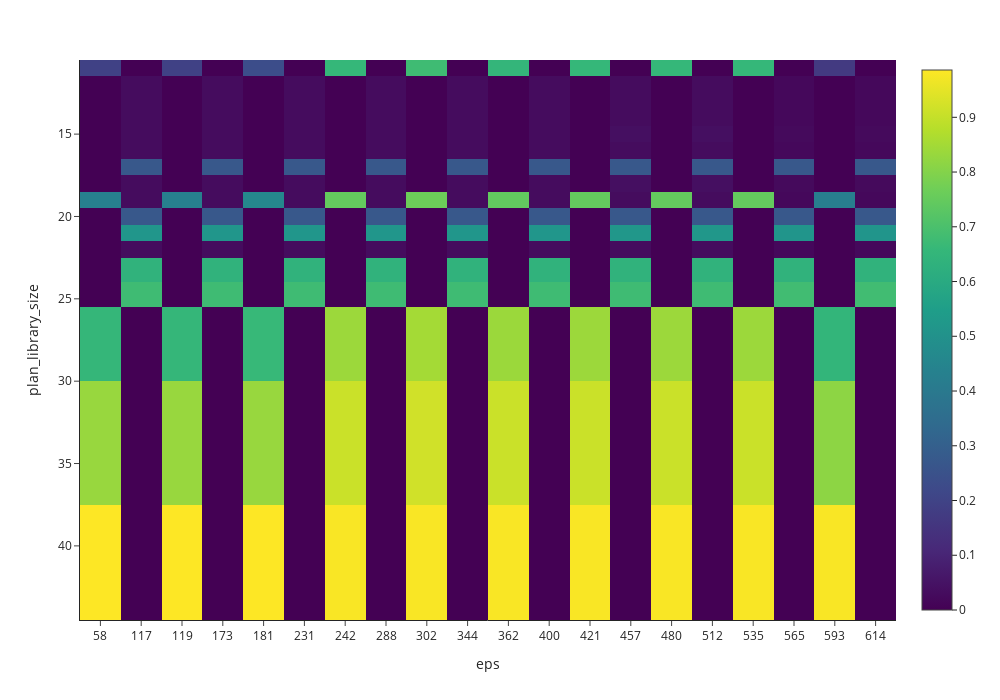

The code cell stored with this chart in its notebook:
### Code cell
# TODO: impacto de aumento de EPS de treino vs impacto de aumento de número de planos na PL

heatmap_df = results_df[['plan_library_size', 'eps', 'final_score']]
heatmap_df = heatmap_df.groupby(['plan_library_size', 'eps']).agg({'final_score': 'mean'}).reset_index()
heatmap_df = heatmap_df.pivot(index='plan_library_size', columns='eps')['final_score'].fillna(0)

fig = px.imshow(heatmap_df, x=heatmap_df.columns, y=heatmap_df.index)
fig.update_layout(width=1000,height=700)
fig.update_xaxes(type='category')
#fig.update_yaxes(type='category')
fig.show()

### Figure 1 — Plotly figure (JSON) as saved in the notebook; plotly's stock layout.template omitted (floating-point values rounded to 4 significant figures; data arrays with more than 128 entries replaced by an {"elided": "..."} marker saying what was removed)
{"data": [{"coloraxis": "coloraxis", "name": "0", "x": [58, 117, 119, 173, 181, 231, 242, 288, 302, 344, 362, 400, 421, 457, 480, 512, 535, 565, 593, 614], "y": [11, 12, 13, 14, 15, 16, 17, 18, 19, 20, 21, 22, 23, 25, 26, 34, 41], "z": {"elided": "17x20 float values"}, "type": "heatmap", "xaxis": "x", "yaxis": "y", "hovertemplate": "eps: %{x}<br>plan_library_size: %{y}<br>color: %{z}<extra></extra>"}], "layout": {"xaxis": {"anchor": "y", "domain": [0.0, 1.0], "scaleanchor": "y", "constrain": "domain", "title": {"text": "eps"}, "type": "category"}, "yaxis": {"anchor": "x", "domain": [0.0, 1.0], "autorange": "reversed", "constrain": "domain", "title": {"text": "plan_library_size"}}, "coloraxis": {"colorscale": [[0.0, "#440154"], [0.1111, "#482878"], [0.2222, "#3e4989"], [0.3333, "#31688e"], [0.4444, "#26828e"], [0.5556, "#1f9e89"], [0.6667, "#35b779"], [0.7778, "#6ece58"], [0.8889, "#b5de2b"], [1.0, "#fde725"]]}, "margin": {"t": 60}, "width": 1000, "height": 700}}
